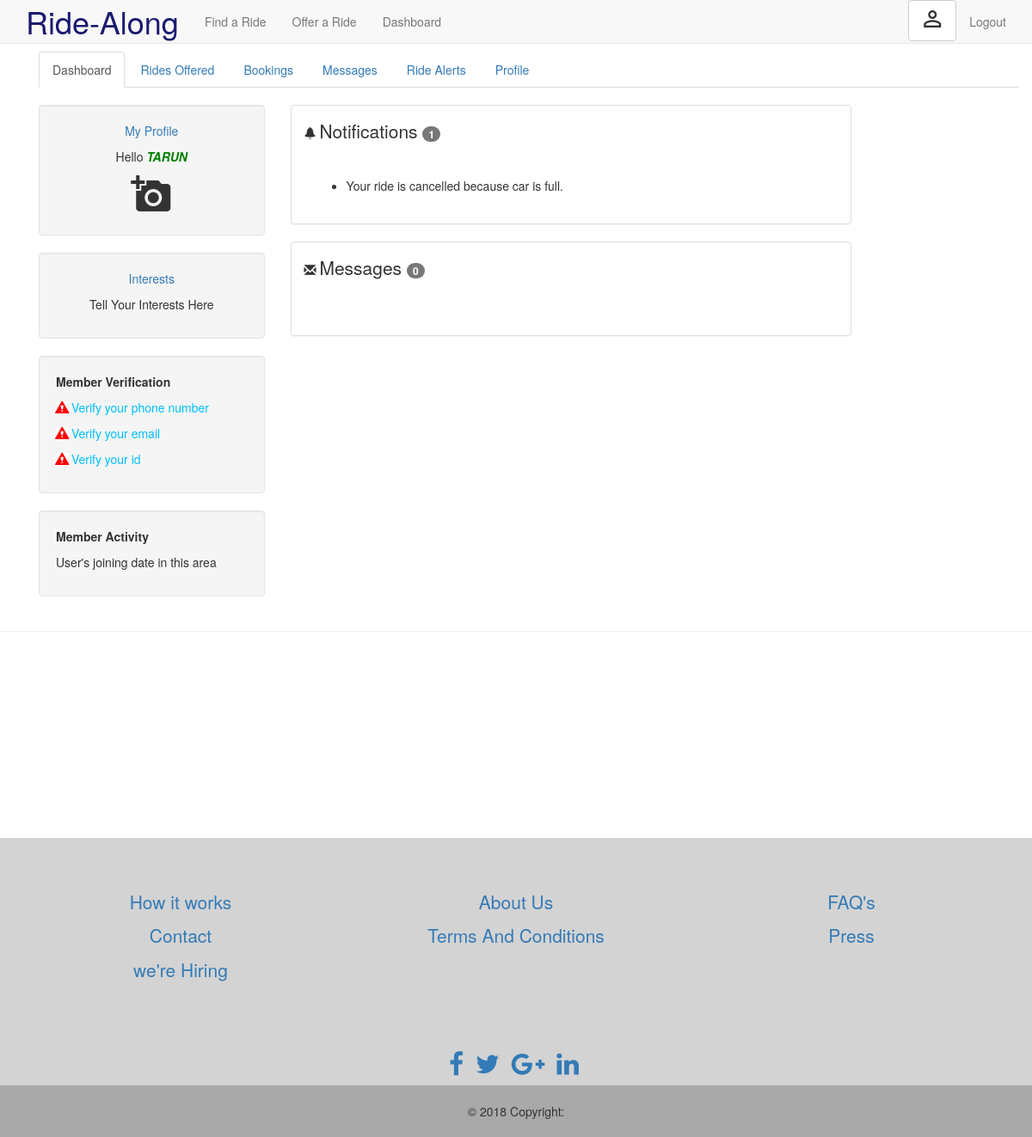
The page /dashboard (signed in) on the database as committed earlier.
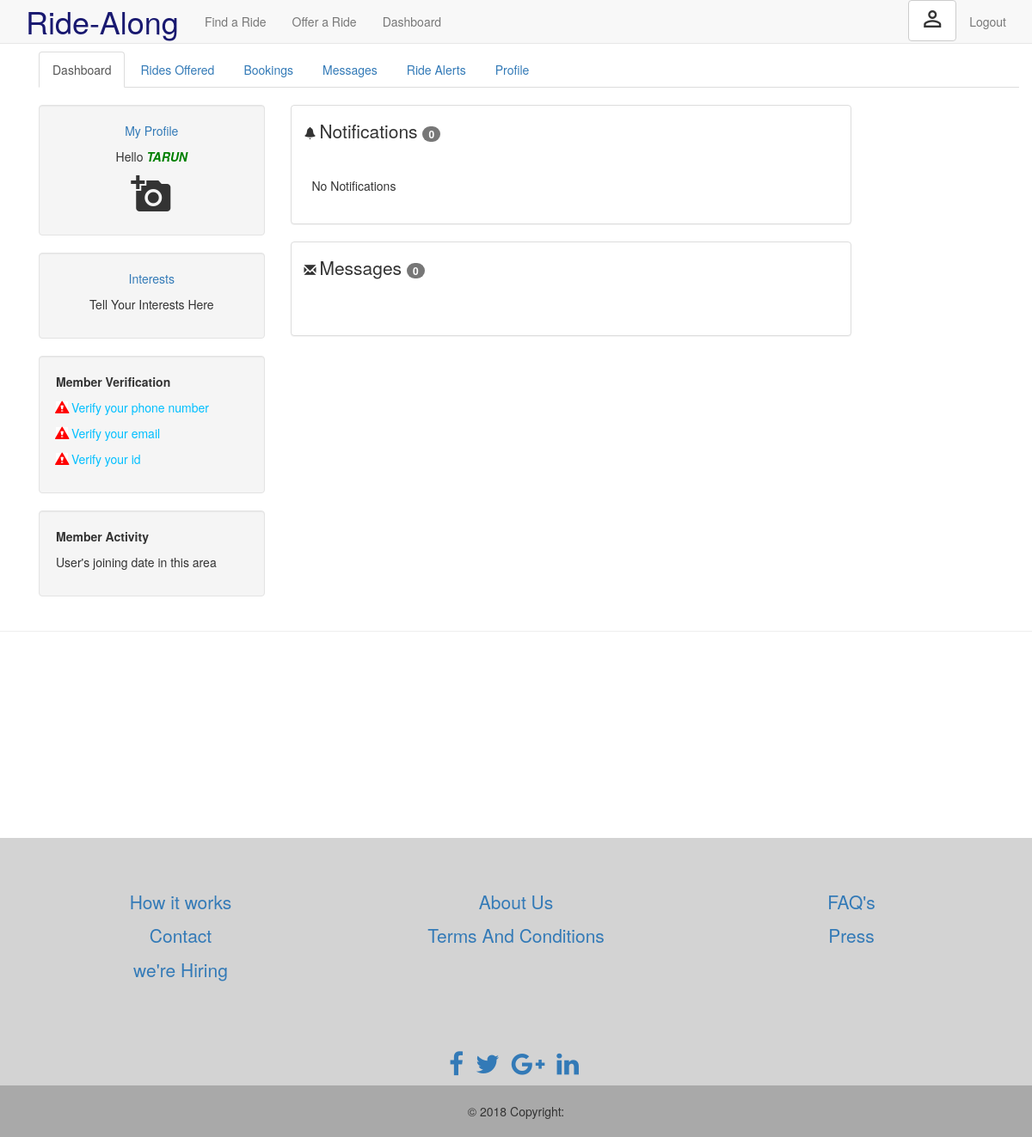
The same page on the database as committed later.
### tables this page shows
CREATE TABLE `notification` (
	`username`	TEXT,
	`rideid`	INTEGER,
	`detail`	TEXT
);

### app.py (the view)
@app.route('/dashboard')
def tdashboard():
    username=session['username']
    with sqlite3.connect("CabSharing.db") as con:
        cur = con.cursor()
        cur.execute("select * from users where userName = ? ", [username])
        name = cur.fetchone()
        result = []
        cur.execute("select * from notification where username = ? ", [username])
        result = cur.fetchall()
    return render_template('tdashboard.html' , username = name[2] , result= result , count = len(result))

### templates/tdashboard.html
{% extends 'layout.html' %}
{% block body %}
<div class=" container ">
      <ul class="nav nav-tabs">
        <li class= "active"><a  href="dashboard">Dashboard</a></li>
        <li ><a  href="rides">Rides Offered</a></li>
        <li ><a  href="bookings">Bookings</a></li>
        <li ><a  href="messages">Messages</a></li>
        <li ><a  href="#">Ride Alerts</a></li>
        <li ><a  href="#">Profile</a></li>
      </ul>
      <br>
</div>
<div class="container text-center">
            <div class="tab-pane fade in active">
              <div class="row">
                <div class="col-sm-3" style='border:2em'>
                  <div class="well">
                    <p><a href="#">My Profile</a></p>
                    <p  >Hello <strong ><em id="username" class="text-uppercase">{{username}}</em></strong></p>
                    <i class="material-icons" style="font-size:48px">add_a_photo</i>
                 </div>
                  <div class="well">
                    <p><a href="#" id="interests">Interests</a></p>
                    <p>
                      <span >Tell Your Interests Here</span>
                    </p>
                  </div>
                  <div class="well">
                    <div>
                      <p class="text-left"><b>Member Verification</b></p>
                    </div>
                    <div class="text-left ">
                      <p ><span class="verify-fail glyphicon glyphicon-alert"></span><a href="#" class="verify" id="verify-phone"> Verify your phone number</a></p>
                      <p ><span class="verify-fail glyphicon glyphicon-alert"></span><a href="#" class="verify" id="verify-email"> Verify your email</a></p>
                      <p ><span class="verify-fail glyphicon glyphicon-alert"></span><a href="#" class="verify" id="verify-id"> Verify your id</a></p>
                    </div>
                  </div>
                  <div class="well">
                    <p class="text-left"><b>Member Activity</b></p>
                    <p id='user-joining-date' class="text-left"> User's joining date in this area </p>
                  </div>
                </div>
                <div class="col-sm-7">
                  <div class="row">
                    <div class="col-sm-12">
                      <div class="panel panel-default text-left">
                        <div class="panel-body">
                          <span class="glyphicon glyphicon-bell"></span>
                          <strong class="lead">Notifications <span class="badge border border-1">{{count}}</span></strong>
                        </div>
                        <div class="well-lg">
                          {% if count == 0 %}
                            <p>No Notifications</p>
                          {% else %}
                          <ul >
                          {% for i in range(count) %}
                          <li>{{result[i][2]}} <br></li>
                          {% endfor %}
                          {% endif %}
                        </ul>
                        </div>
                      </div>
                    </div>
                  </div>
                  <div class="row">
                    <div class="col-sm-12">
                      <div class="panel panel-default text-left">
                          <div class="panel-body">
                            <span class="glyphicon glyphicon-envelope"></span>
                            <strong class="lead"> Messages <span class="badge border border-1">0</span></strong>
                          </div>
                          <div class="well-lg">
                          </div>
                      </div>
                    </div>
                  </div>
                </div>
              </div>
            </div>
</div>
{% endblock %}

Rows that differ between the two databases and show on the page:
removed notification: detail "Your ride is cancelled because car is full."
Other text that changed with them:
{{ count }}: "1" → "0"
text now shown: "No Notifications"
